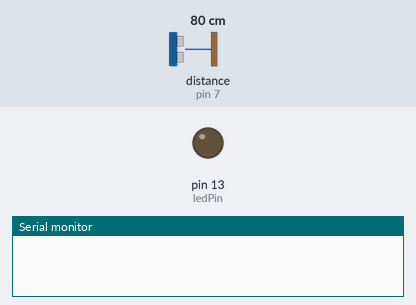
This sketch was run on a simulated Arduino Uno, built with avr-gcc and run on an emulated ATmega328P. On the bench: output pins drawn as LEDs (lit = HIGH), the last lines printed to the serial monitor. Wiring (inferred from the names in the program): ultrasonic range finder: trigger pin 7; echo pin 7. The inputs (shaded band) are chosen by the test bench; at power-on: distance to the obstacle (sensor on pin 7) 80 cm. The echo pulse lasts 58.3 µs per cm; EEPROM starts erased.

Above: at 1.2 s.
1.3 s: distance to the obstacle (sensor on pin 7) set to 2 cm
At 1.9 s:
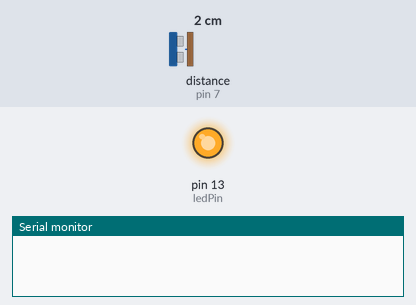
3.8 s: distance to the obstacle (sensor on pin 7) set to 9 cm
6.8 s: distance to the obstacle (sensor on pin 7) set to 12 cm
8.3 s: distance to the obstacle (sensor on pin 7) set to 4 cm
At 11.2 s:
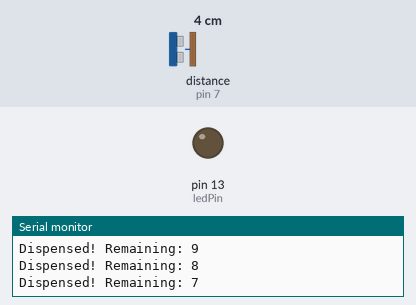
Timing chart, 0 to 12.3 s (numbered marks = the images above; inputs shaded):
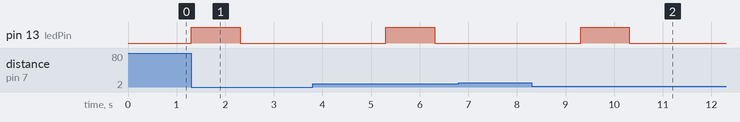

The sketch:

Week_14.ino
```cpp
#include <EEPROM.h>
#define sensorPin 7
#define ledPin 13
long duration;
int distance;
int chocolates;

void setup() {
  pinMode(ledPin, OUTPUT);
  Serial.begin(9600);
  chocolates = EEPROM.read(0);
  if (chocolates <= 0 || chocolates > 10) {
    chocolates = 10;
    EEPROM.write(0, chocolates);
  }
}

int getDistance() {
  pinMode(sensorPin, OUTPUT);
  digitalWrite(sensorPin, LOW);
  delayMicroseconds(2);
  digitalWrite(sensorPin, HIGH);
  delayMicroseconds(10);
  digitalWrite(sensorPin, LOW);
  pinMode(sensorPin, INPUT);
  duration = pulseIn(sensorPin, HIGH);
  distance = duration * 0.034 / 2;
  return distance;
}

void loop() {
  distance = getDistance();
  if (distance > 0 && distance < 10 && chocolates > 0) {
    digitalWrite(ledPin, HIGH);
    delay(1000);
    digitalWrite(ledPin, LOW);
    chocolates--;
    EEPROM.write(0, chocolates);
    Serial.print("Dispensed! Remaining: ");
    Serial.println(chocolates);
    delay(3000);
  }
}
```

Measured:
- after the input at 1.3 s, pin 13 (ledPin): LOW → HIGH at once, → LOW 1.0 s later
- after the input at 6.8 s, every drawn part: stays the same
- after the input at 8.3 s, pin 13 (ledPin): LOW → HIGH after 1.0 s, → LOW 1.0 s later
